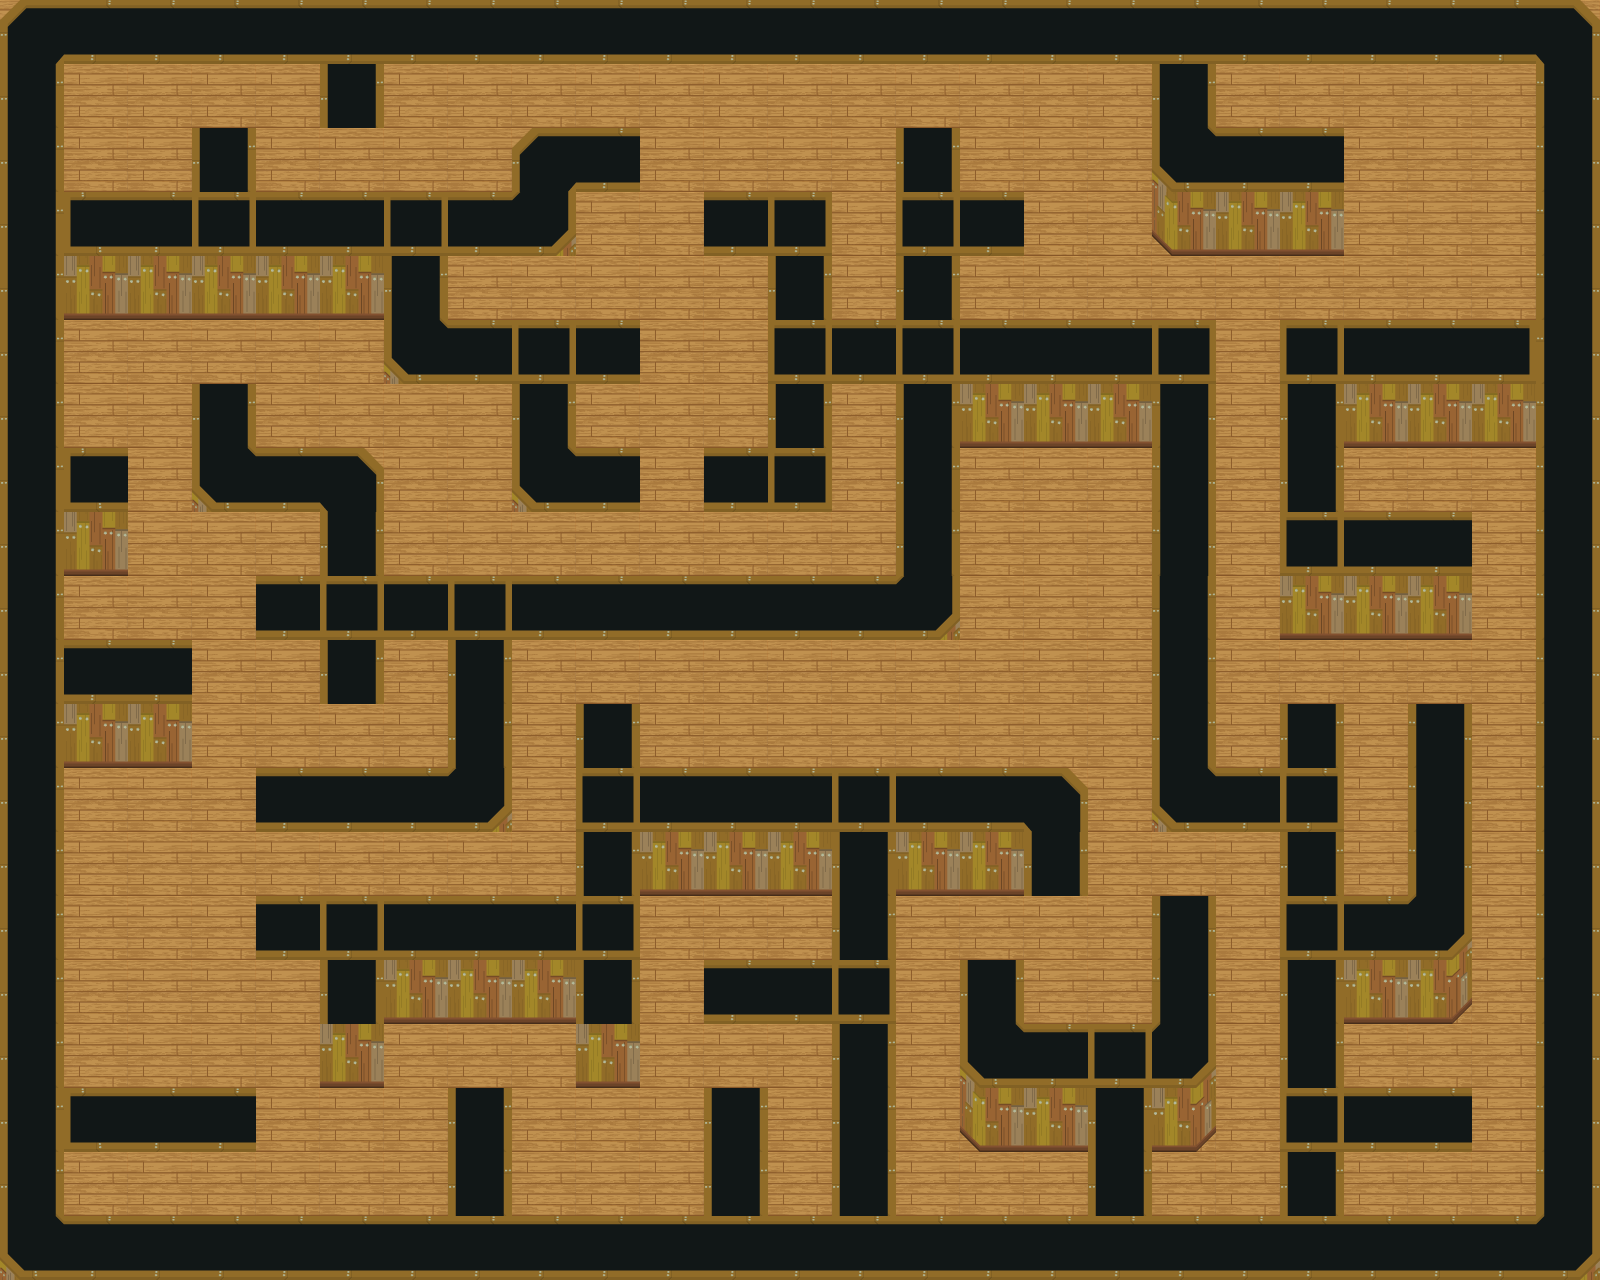

The image is a tile-based game level rendered from a .tmx file. Its description and source (layers, tilesets, objects; grid data summarised) follow:
An orthogonal 25x20 tile map with 64x64 px tiles, 1 tile layer (Tile), 1 hidden layer not drawn, 1 image layer.

<map version="1.0" orientation="orthogonal" renderorder="right-down" width="25" height="20" tilewidth="64" tileheight="64">
 <tileset firstgid="1" name="TileSet" tilewidth="64" tileheight="64">
  <image source="TileSet.png" width="192" height="384" />
 </tileset>
 <layer name="BackGround" width="25" height="20" visible="0">
  <data>[500 cells, 500 non-empty, 1 distinct tile ids]</data>
 </layer>
 <imagelayer name="Back">
  <image source="map16.png" />
 </imagelayer>
 <layer name="Tile" width="25" height="20">
  <data>[500 cells, 266 non-empty, 13 distinct tile ids]</data>
 </layer>
</map>
